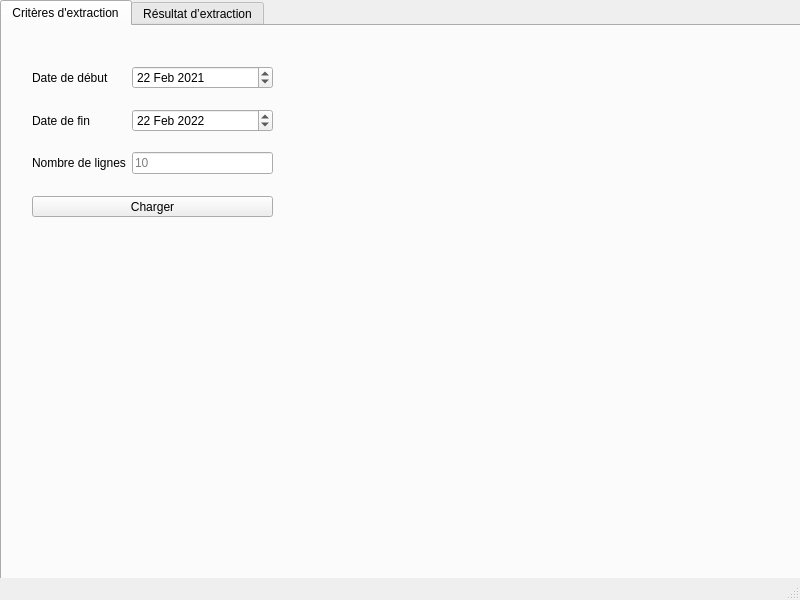
<?xml version="1.0" encoding="UTF-8"?>
<ui version="4.0">
 <class>MainWindow</class>
 <widget class="QMainWindow" name="MainWindow">
  <property name="geometry">
   <rect>
    <x>0</x>
    <y>0</y>
    <width>800</width>
    <height>600</height>
   </rect>
  </property>
  <property name="windowTitle">
   <string>Stats Covid-19</string>
  </property>
  <widget class="QWidget" name="centralwidget">
   <widget class="QTabWidget" name="tabWidget">
    <property name="enabled">
     <bool>true</bool>
    </property>
    <property name="geometry">
     <rect>
      <x>0</x>
      <y>0</y>
      <width>16777215</width>
      <height>67108</height>
     </rect>
    </property>
    <property name="sizePolicy">
     <sizepolicy hsizetype="Expanding" vsizetype="Expanding">
      <horstretch>5</horstretch>
      <verstretch>5</verstretch>
     </sizepolicy>
    </property>
    <property name="minimumSize">
     <size>
      <width>0</width>
      <height>0</height>
     </size>
    </property>
    <property name="baseSize">
     <size>
      <width>-1</width>
      <height>0</height>
     </size>
    </property>
    <property name="autoFillBackground">
     <bool>false</bool>
    </property>
    <property name="currentIndex">
     <number>0</number>
    </property>
    <widget class="QWidget" name="crits">
     <attribute name="title">
      <string>Critères d'extraction</string>
     </attribute>
     <widget class="QWidget" name="formLayoutWidget">
      <property name="geometry">
       <rect>
        <x>30</x>
        <y>40</y>
        <width>241</width>
        <height>121</height>
       </rect>
      </property>
      <layout class="QFormLayout" name="formLayout">
       <property name="fieldGrowthPolicy">
        <enum>QFormLayout::AllNonFixedFieldsGrow</enum>
       </property>
       <property name="rowWrapPolicy">
        <enum>QFormLayout::DontWrapRows</enum>
       </property>
       <property name="verticalSpacing">
        <number>20</number>
       </property>
       <item row="0" column="0">
        <widget class="QLabel" name="label_start_date">
         <property name="text">
          <string>Date de début</string>
         </property>
        </widget>
       </item>
       <item row="0" column="1">
        <widget class="QDateEdit" name="start_date">
         <property name="dateTime">
          <datetime>
           <hour>0</hour>
           <minute>0</minute>
           <second>0</second>
           <year>2021</year>
           <month>2</month>
           <day>22</day>
          </datetime>
         </property>
         <property name="minimumDateTime">
          <datetime>
           <hour>0</hour>
           <minute>0</minute>
           <second>0</second>
           <year>2019</year>
           <month>1</month>
           <day>1</day>
          </datetime>
         </property>
        </widget>
       </item>
       <item row="1" column="0">
        <widget class="QLabel" name="label_end_date">
         <property name="text">
          <string>Date de fin</string>
         </property>
        </widget>
       </item>
       <item row="1" column="1">
        <widget class="QDateEdit" name="end_date">
         <property name="dateTime">
          <datetime>
           <hour>0</hour>
           <minute>0</minute>
           <second>0</second>
           <year>2022</year>
           <month>2</month>
           <day>22</day>
          </datetime>
         </property>
         <property name="minimumDateTime">
          <datetime>
           <hour>0</hour>
           <minute>0</minute>
           <second>0</second>
           <year>2019</year>
           <month>1</month>
           <day>1</day>
          </datetime>
         </property>
        </widget>
       </item>
       <item row="2" column="0">
        <widget class="QLabel" name="label_nb_rows">
         <property name="text">
          <string>Nombre de lignes</string>
         </property>
        </widget>
       </item>
       <item row="2" column="1">
        <widget class="QLineEdit" name="nb_rows">
         <property name="placeholderText">
          <string>10</string>
         </property>
        </widget>
       </item>
      </layout>
     </widget>
     <widget class="QPushButton" name="loadBtn">
      <property name="geometry">
       <rect>
        <x>30</x>
        <y>170</y>
        <width>241</width>
        <height>21</height>
       </rect>
      </property>
      <property name="text">
       <string>Charger</string>
      </property>
      <property name="flat">
       <bool>false</bool>
      </property>
     </widget>
    </widget>
    <widget class="QWidget" name="results">
     <attribute name="title">
      <string>Résultat d’extraction</string>
     </attribute>
    </widget>
   </widget>
  </widget>
  <widget class="QMenuBar" name="menubar">
   <property name="geometry">
    <rect>
     <x>0</x>
     <y>0</y>
     <width>800</width>
     <height>17</height>
    </rect>
   </property>
  </widget>
  <widget class="QStatusBar" name="statusbar"/>
 </widget>
 <resources/>
 <connections/>
</ui>
